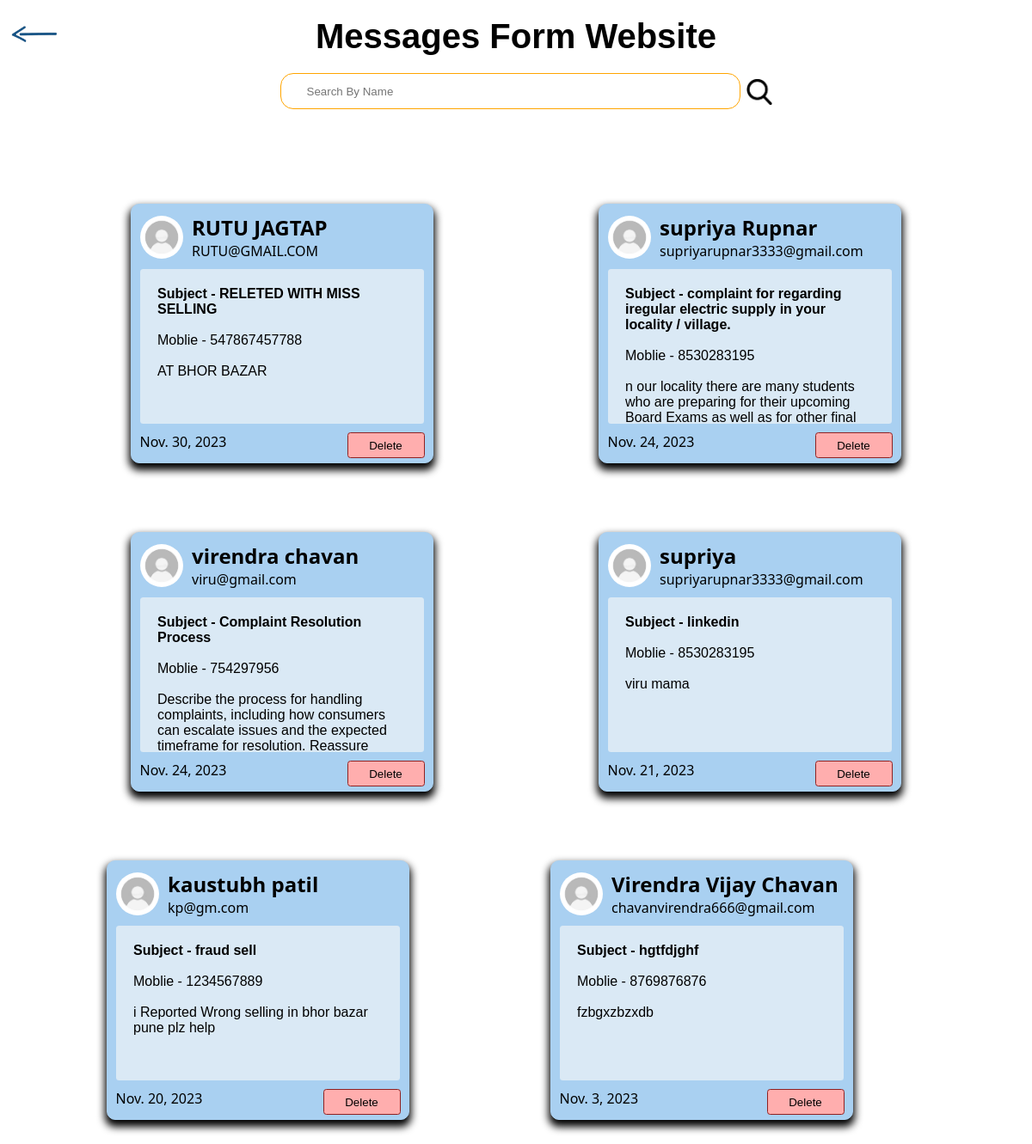
The app's page /admin_msg (signed in) with its own data.
### vakilapp/models.py (models this page shows, shortened)
class customer(models.Model):
    user=models.ForeignKey(User,on_delete=models.SET_NULL,null=True,blank=True)
    Name=models.CharField(max_length=122)
    Email=models.CharField(max_length=122)
    Phone=models.CharField(max_length=20)
    Subject=models.CharField(max_length=100)
    Message=models.CharField(max_length=1000)
    Date=models.DateField(null=True, default=None)
    class Meta:
        ordering = ['-id']

### vakilapp/views.py (the view)
# urls.py: path('admin_msg',views.admin_msg,name='admin_msg'),
@login_required(login_url='admin_login')
def admin_msg(request):
    customer_messages=customer.objects.all().order_by('-id')
    result=None
    data=None
    if request.GET.get('Search'):
        customer_messages= customer_messages.filter(Name__icontains=request.GET.get('Search'))
        data=request.GET.get('Search')[0:7]
        result=True
    if not customer_messages:
         data=request.GET.get('Search')[0:7]
         result=False
    context={'customer_messages':customer_messages,'result':result,"data":data}
    return render(request,"admin_msg.html",context)

### templates/admin_msg.html (shortened to what this page needs)
{% extends "admin_base.html" %}
{% load static %}
{% block body %}
<a href="/admin_home" title="Back to HOME" class="back_to_home"><img src="{% static 'images/arrow.png' %}" alt="back_to_home" ></a>
<div class="msg_parent">
        <h1 class="sub_head">Messages Form Website</h1>
        <form>
            <div class="search-container" style="margin-top: 20px;">
                    <input type="text" name="Search" placeholder="Search By Name">
                    <button type="submit"><img src="{% static 'images/Search.png' %}" alt="Search" style="margin: 5px;"></button>
            </div>
        </form>
<div class="msg_box_col" >
    {% for i in customer_messages %}
    <div class="msg_box">
        <div class="contact_info">
            <div class="profile">
                <img src="{% static 'images/img.jpg' %}" alt="profile image">
                <div class="proinfo">
                    <h2>{{i.Name}}</h2>
                    <p>{{i.Email}}<p>
                </div>
            </div>
        </div>
        <div class="msg_subbox">
              <b> Subject - {{i.Subject}} </b><br><br>
               Moblie - {{i.Phone}} <br><br>
               {{i.Message}}
        </div>
        <div class="date_n_action">
            <p class="date">{{i.Date}}</p>
            <a href="/delete_msg?id={{i.id}}"><button class="Delete_msg" onclick="message_delete()"> Delete</button></a>
        </div>
    </div>
    {% endfor %}
    <br><br>
</div>
</div>
{% endblock body %}

### static/css/admin_style.css (style rules this page uses)
* { margin: 0px; padding: 0px; }
html { overflow-x: hidden; }
h1 { font-family: 'Montserrat', sans-serif; }
h2,h3 { font-family: 'Open Sans', sans-serif; }
input { font-family: 'Montserrat', sans-serif; }
.back_to_home img { position: absolute; height: 60px; width: 60px; top: 10px; left: 10px; }
.search-container { display: flex; flex-direction: row; justify-content: center; align-self: center; width: 100%; margin-bottom: 50px; }
.search-container input { height: 40px; width: 550px; border: 0.5px solid orange; border-radius: 15px; padding-left: 5%; margin-left: 3%; background-color: white; }
.search-container img , button { width: 30px; height: 30px; background-color: white; border: 1px solid white; cursor: pointer; justify-content: space-evenly; }
.msg_box { height: 300px; width: 350px; border: 1px solid rgb(169, 208, 241); background-color: rgb(169, 208, 241); border-radius: 10px; margin: 40px 40px 40px 40px; display: flex; flex-direction: column; align-items: center; box-shadow: 0px 6px 10px 2px; }
.msg_box img { height: 50px; width: 50px; border-radius: 35px; }
.contact_info { height: 75px; width: 100%; align-items: center; }
.profile { display: flex; justify-content: start; align-items: center; padding-left: 10px; padding-top: 10px; }
.proinfo p { font-family: 'Segoe UI', Tahoma, Geneva, Verdana, sans-serif; }
.proinfo { display: flex; flex-direction: column; margin-left: 10px; }
.msg_subbox { height: 160px; width: 290px; background-color: rgb(218, 233, 245); border-radius: 3.5px; overflow-x: hidden; padding: 20px 20px 0px 20px; font-family: sans-serif; }
.msg_box_col { display: flex; width: 100%; margin: 50px; flex-wrap: wrap; margin-top: 20px; flex-direction: row; justify-content: space-evenly; }
.date_n_action { width: 331px; margin-top: 10px; display: flex; justify-content: space-between; font-family: 'Segoe UI', Tahoma, Geneva, Verdana, sans-serif; }
.Delete_msg { width: 90px; height: 30px; background-color: rgb(255, 174, 174); border-radius: 3.5px; font-family: 'Montserrat', sans-serif; border: 1px solid rgb(143, 33, 33); }
.msg_parent { width: 100%; height: 600px; display: flex; flex-direction: column; align-items: center; align-content: center; }
.sub_head { font-size: 40px; align-self: center; margin-top: 20px; }

### records on screen
customer: Name "RUTU JAGTAP", Email "RUTU@GMAIL.COM", Subject "RELETED WITH MISS SELLING", Phone "547867457788", Message "AT BHOR BAZAR", Date "Nov. 30, 2023"
customer: Name "supriya Rupnar", Email "supriyarupnar3333@gmail.com", Subject "complaint for regarding iregular electric supply in your locality / village.", Phone "8530283195", Message "n our locality there are many students who are preparing for their upcoming Board Exams as well as for other final…", Date "Nov. 24, 2023"
customer: Name "virendra chavan", Email "viru@gmail.com", Subject "Complaint Resolution Process", Phone "754297956", Message "Describe the process for handling complaints, including how consumers can escalate issues and the expected timeframe for resolution. Reassure…", Date "Nov. 24, 2023"
customer: Name "supriya", Email "supriyarupnar3333@gmail.com", Subject "linkedin", Phone "8530283195", Message "viru mama", Date "Nov. 21, 2023"
customer: Name "kaustubh patil", Email "kp@gm.com", Subject "fraud sell", Phone "1234567889", Message "i Reported Wrong selling in bhor bazar pune plz help", Date "Nov. 20, 2023"
customer: Name "Virendra Vijay Chavan", Email "chavanvirendra666@gmail.com", Subject "hgtfdjghf", Phone "8769876876", Message "fzbgxzbzxdb", Date "Nov. 3, 2023"
